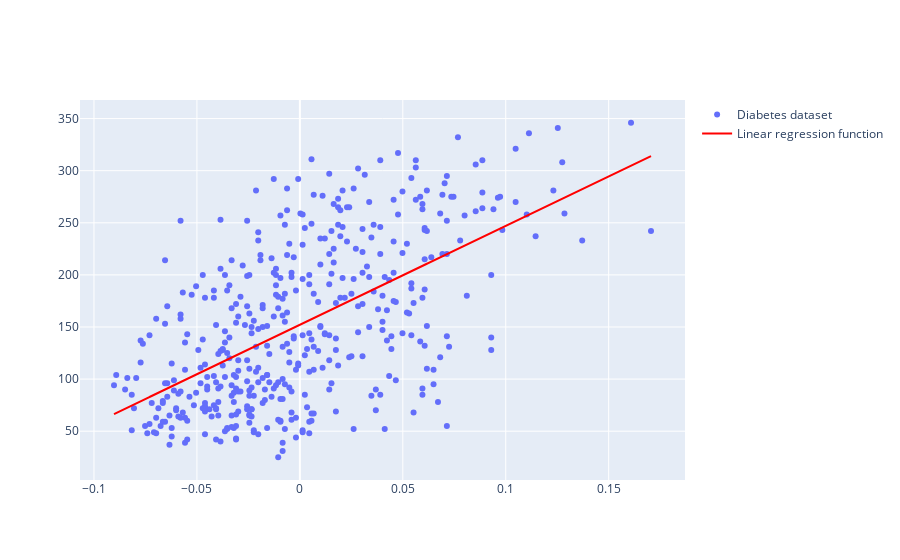

Notebook code for this chart:
### Markdown cell above
Linear regression is the most popular regression model with very simple math concepts behind it. It's mostly applicable where the relation between features and a target vector can be explained linearly.
<br/><br/>
Heuristics, i.e. "shortcuts" that would allow faster and more reliable inference, that are needed to be taken into account when applying this model are:
* **Linear assumption**: data should already be linearly dependent. We can always apply different transformations to introduce linearity.
* **Collinearity assumption**: there's little to no colleration between input features.
* **Normal assumption**: all variables should follow a normal or a close-to-normal distribution. This should ensure more reliable predictions of the regression model.
* **Rescaling data**: extreme variables should be rescaled, but it's not necessarily a linear regression's assumption, since it's a common step in data preprocessing for any model or task.
<br/><br/>

Simpliest case of a regression model is univariate (consisting of only one feature) linear regression $Y=\beta X + \epsilon$:
$$
\left[\begin{array}{c}
y_1 \\
y_2 \\
\vdots \\
y_n
\end{array}\right]=\left[\begin{array}{cc}
1 & x_1 \\
1 & x_2 \\
\vdots & \vdots \\
1 & x_n
\end{array}\right]\left[\begin{array}{l}
\beta_0 \\
\beta_1
\end{array}\right]+\left[\begin{array}{c}
\epsilon_1 \\
\epsilon_2 \\
\vdots \\
\epsilon_n
\end{array}\right]
$$
The optimization problem is centered around finding $\beta_0$ and $\beta_1$ that minimize Sum of Squared Errors (**SSE**) (we denote it as $C$) and is called Ordinary Least Squares (**OLS**): 
$$
C=\left(\beta_0+\beta_1 x_1-y_1\right)^2+\left(\beta_0+\beta_1 x_2-y_2\right)^2+\ldots+\left(\beta_0+\beta_1 x_n-y_n\right)^2
$$
We then take a partial derivatives with respect to $\beta_0$ and $\beta_1$. $\frac{d(SSE)}{d\beta_0}=\sum\epsilon_i=0$, therefore with the best $\beta_0$ residuals are always equal to 0, therefore we can express this in an equation: $\sum y_i=N\times\beta_0+\beta_1\times\sum x_i\quad [1]$. Since this is a quadratic optimization, the extreme value of $C$ will be at its minimum. The partial derivative with respect to $\beta_1$ will be equal to:
$$
\begin{gathered}
\sum y_i=n \beta_0+\beta_1 \sum x_i \\
\sum x_i y_i=\sum x_i \beta_0+\beta_1 \sum x_i^2\quad\text{[2]}
\end{gathered}  
$$ 
Then we can find $\beta_0$ and $\beta_1$ by solving a system of equations $[1]$ and $[2]$. To make the problem more optimal we can rewrite the system of linear equations consisting of $[1]$ and $[2]$ as $X'Y=X'XB$, where:
$$
\begin{gathered}
X^{\prime} X=\left[\begin{array}{cccc}
1 & 1 & \cdots & 1 \\
x_1 & x_2 & \cdots & x_n
\end{array}\right]\left[\begin{array}{cc}
1 & x_1 \\
1 & x_2 \\
\vdots & \vdots \\
1 & x_n
\end{array}\right]=\left[\begin{array}{cc}
n & \sum x_i \\
\sum x_i & \sum x_i^2
\end{array}\right] \\
X^{\prime} Y=\left[\begin{array}{cccc}
1 & 1 & \cdots & 1 \\
x_1 & x_2 & \cdots & x_n
\end{array}\right]\left[\begin{array}{c}
y_1 \\
y_2 \\
\vdots \\
y_n
\end{array}\right]=\left[\begin{array}{c}
\sum y_i \\
\sum x_i y_i
\end{array}\right]
\end{gathered}
$$
Given this matrix form of the regression equation we can find the vector $B=(\beta_0, \beta_1)$:
$$
\begin{gathered}
    B=(XX^{\prime})^{(-1)}X^{\prime}Y
\end{gathered}
$$
Now we can apply this theory to real data. For this example a popular "diabetes" dataset from `scikit-learn` has been chosen. We'll load the data, calculate matrix $B_{\text{optim}}$ of the best $\beta$ that minimize $SSE$ and build a simple univariate linear regression function:

### Code cell
from sklearn import datasets
import numpy as np
import plotly.graph_objects as go

# load a popular "diabetes" dataset and select only one feature
# to reduce it to univariate linear regression problem
X, Y = datasets.load_diabetes(return_X_y=True)
X = X[:, 2]
intercept = np.ones((X.shape[0],)) # vector for beta_0
X = np.vstack([intercept, X]).T
X_prime = X.T # X'

# find coefficients of the univariate linear regression
# by finding the extreme point of the gradient, i.e.
# minimum for the SSE function, and pass them next as 
# parameters into a linear function linear_reg_func
B_optim = np.linalg.inv(X_prime @ X) @ X_prime @ Y
linear_reg_func = lambda x: B_optim[0] + B_optim[1]*x

fig = go.Figure()
fig.add_trace(
    go.Scatter(x=X[:,1], y=Y,
        mode='markers',
        name='Diabetes dataset'
    )
)
fig.add_trace(
    go.Scatter(x=X[:,1], y=linear_reg_func(X[:,1]),
        mode='lines',
        line=go.scatter.Line(color='red'),
        name='Linear regression function'
    )
)
fig.show()

### Figure 1 — Plotly figure (JSON) as saved in the notebook; plotly's stock layout.template omitted (floating-point values rounded to 4 significant figures; data arrays with more than 128 entries replaced by an {"elided": "..."} marker saying what was removed)
{"data": [{"mode": "markers", "name": "Diabetes dataset", "type": "scatter", "x": {"elided": "442 float values"}, "y": {"elided": "442 int values"}}, {"line": {"color": "red"}, "mode": "lines", "name": "Linear regression function", "type": "scatter", "x": {"elided": "442 float values"}, "y": {"elided": "442 float values"}}], "layout": {}}
